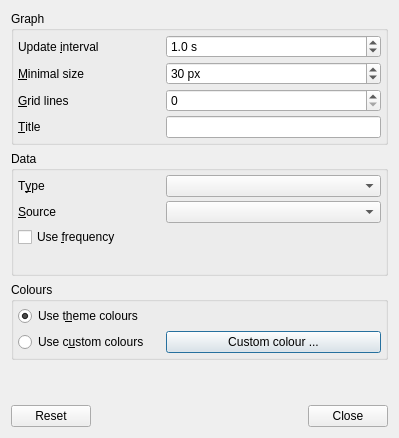
<?xml version="1.0" encoding="UTF-8"?>
<ui version="4.0">
 <class>LXQtSysStatConfiguration</class>
 <widget class="QDialog" name="LXQtSysStatConfiguration">
  <property name="geometry">
   <rect>
    <x>0</x>
    <y>0</y>
    <width>399</width>
    <height>438</height>
   </rect>
  </property>
  <property name="windowTitle">
   <string>System Statistics Settings</string>
  </property>
  <layout class="QVBoxLayout" name="verticalLayout">
   <item>
    <layout class="QVBoxLayout" name="verticalLayout_2">
     <item>
      <widget class="QGroupBox" name="graphGB">
       <property name="title">
        <string>Graph</string>
       </property>
       <layout class="QGridLayout" name="gridLayout_3" columnstretch="2,3">
        <property name="margin">
         <number>4</number>
        </property>
        <property name="spacing">
         <number>4</number>
        </property>
        <item row="1" column="0">
         <widget class="QLabel" name="sizeL">
          <property name="text">
           <string>&amp;Minimal size</string>
          </property>
          <property name="buddy">
           <cstring>sizeSB</cstring>
          </property>
         </widget>
        </item>
        <item row="0" column="0">
         <widget class="QLabel" name="intervalL">
          <property name="text">
           <string>Update &amp;interval</string>
          </property>
          <property name="buddy">
           <cstring>intervalSB</cstring>
          </property>
         </widget>
        </item>
        <item row="3" column="0">
         <widget class="QLabel" name="titleL">
          <property name="text">
           <string>&amp;Title</string>
          </property>
          <property name="buddy">
           <cstring>titleLE</cstring>
          </property>
         </widget>
        </item>
        <item row="2" column="0">
         <widget class="QLabel" name="linesL">
          <property name="text">
           <string>&amp;Grid lines</string>
          </property>
          <property name="buddy">
           <cstring>linesSB</cstring>
          </property>
         </widget>
        </item>
        <item row="3" column="1">
         <widget class="QLineEdit" name="titleLE"/>
        </item>
        <item row="2" column="1">
         <widget class="QSpinBox" name="linesSB"/>
        </item>
        <item row="1" column="1">
         <widget class="QSpinBox" name="sizeSB">
          <property name="toolTip">
           <string>&lt;html&gt;&lt;head/&gt;&lt;body&gt;&lt;p&gt;Minimal width if the panel is horizontal.&lt;/p&gt;&lt;p&gt;Minimal height is the panel is vertical.&lt;/p&gt;&lt;/body&gt;&lt;/html&gt;</string>
          </property>
          <property name="suffix">
           <string> px</string>
          </property>
          <property name="minimum">
           <number>2</number>
          </property>
          <property name="maximum">
           <number>500</number>
          </property>
          <property name="value">
           <number>30</number>
          </property>
         </widget>
        </item>
        <item row="0" column="1">
         <widget class="QDoubleSpinBox" name="intervalSB">
          <property name="suffix">
           <string> s</string>
          </property>
          <property name="decimals">
           <number>1</number>
          </property>
          <property name="minimum">
           <double>0.100000000000000</double>
          </property>
          <property name="maximum">
           <double>60.000000000000000</double>
          </property>
          <property name="singleStep">
           <double>0.250000000000000</double>
          </property>
          <property name="value">
           <double>1.000000000000000</double>
          </property>
         </widget>
        </item>
       </layout>
      </widget>
     </item>
     <item>
      <widget class="QGroupBox" name="dataGB">
       <property name="title">
        <string>Data</string>
       </property>
       <layout class="QGridLayout" name="gridLayout_4" columnstretch="2,3">
        <property name="margin">
         <number>4</number>
        </property>
        <property name="spacing">
         <number>4</number>
        </property>
        <item row="2" column="0" colspan="2">
         <widget class="QStackedWidget" name="dataSW">
          <property name="currentIndex">
           <number>0</number>
          </property>
          <widget class="QWidget" name="cpuP">
           <layout class="QVBoxLayout" name="verticalLayout_4">
            <property name="spacing">
             <number>0</number>
            </property>
            <property name="margin">
             <number>0</number>
            </property>
            <item>
             <widget class="QCheckBox" name="useFrequencyCB">
              <property name="text">
               <string>Use &amp;frequency</string>
              </property>
             </widget>
            </item>
            <item>
             <spacer name="verticalSpacer">
              <property name="orientation">
               <enum>Qt::Vertical</enum>
              </property>
              <property name="sizeHint" stdset="0">
               <size>
                <width>0</width>
                <height>0</height>
               </size>
              </property>
             </spacer>
            </item>
           </layout>
          </widget>
          <widget class="QWidget" name="memP">
           <layout class="QVBoxLayout" name="verticalLayout_6">
            <property name="spacing">
             <number>0</number>
            </property>
            <property name="margin">
             <number>0</number>
            </property>
            <item>
             <spacer name="verticalSpacer_4">
              <property name="orientation">
               <enum>Qt::Vertical</enum>
              </property>
              <property name="sizeHint" stdset="0">
               <size>
                <width>0</width>
                <height>0</height>
               </size>
              </property>
             </spacer>
            </item>
           </layout>
          </widget>
          <widget class="QWidget" name="netP">
           <layout class="QVBoxLayout" name="verticalLayout_8">
            <property name="spacing">
             <number>0</number>
            </property>
            <property name="margin">
             <number>0</number>
            </property>
            <item>
             <layout class="QGridLayout" name="gridLayout" columnstretch="2,3">
              <property name="spacing">
               <number>4</number>
              </property>
              <item row="0" column="0">
               <widget class="QLabel" name="maximumL">
                <property name="text">
                 <string>Ma&amp;ximum</string>
                </property>
                <property name="buddy">
                 <cstring>maximumHS</cstring>
                </property>
               </widget>
              </item>
              <item row="0" column="1">
               <layout class="QHBoxLayout" name="horizontalLayout_17" stretch="2,3">
                <property name="spacing">
                 <number>4</number>
                </property>
                <item>
                 <widget class="QLabel" name="maximumValueL">
                  <property name="text">
                   <string>XXX KBs</string>
                  </property>
                 </widget>
                </item>
                <item>
                 <widget class="QSlider" name="maximumHS">
                  <property name="maximum">
                   <number>39</number>
                  </property>
                  <property name="orientation">
                   <enum>Qt::Horizontal</enum>
                  </property>
                 </widget>
                </item>
               </layout>
              </item>
              <item row="1" column="0">
               <widget class="QCheckBox" name="logarithmicCB">
                <property name="text">
                 <string>Lo&amp;garithmic scale</string>
                </property>
               </widget>
              </item>
              <item row="1" column="1">
               <widget class="QSpinBox" name="logScaleSB">
                <property name="suffix">
                 <string> steps</string>
                </property>
                <property name="minimum">
                 <number>1</number>
                </property>
                <property name="maximum">
                 <number>64</number>
                </property>
                <property name="value">
                 <number>4</number>
                </property>
               </widget>
              </item>
             </layout>
            </item>
            <item>
             <spacer name="verticalSpacer_6">
              <property name="orientation">
               <enum>Qt::Vertical</enum>
              </property>
              <property name="sizeHint" stdset="0">
               <size>
                <width>0</width>
                <height>0</height>
               </size>
              </property>
             </spacer>
            </item>
           </layout>
          </widget>
         </widget>
        </item>
        <item row="0" column="1">
         <widget class="QComboBox" name="typeCOB" />
        </item>
        <item row="1" column="0">
         <widget class="QLabel" name="sourceL">
          <property name="text">
           <string>&amp;Source</string>
          </property>
          <property name="buddy">
           <cstring>sourceCOB</cstring>
          </property>
         </widget>
        </item>
        <item row="0" column="0">
         <widget class="QLabel" name="typeL">
          <property name="text">
           <string>T&amp;ype</string>
          </property>
          <property name="buddy">
           <cstring>typeCOB</cstring>
          </property>
         </widget>
        </item>
        <item row="1" column="1">
         <widget class="QComboBox" name="sourceCOB"/>
        </item>
       </layout>
      </widget>
     </item>
     <item>
      <widget class="QGroupBox" name="coloursGB">
       <property name="title">
        <string>Colours</string>
       </property>
       <layout class="QGridLayout" name="gridLayout_8" columnstretch="2,3">
        <property name="horizontalSpacing">
         <number>4</number>
        </property>
        <property name="verticalSpacing">
         <number>5</number>
        </property>
        <property name="margin">
         <number>4</number>
        </property>
        <item row="0" column="0">
         <widget class="QRadioButton" name="useThemeColoursRB">
          <property name="text">
           <string>Use t&amp;heme colours</string>
          </property>
          <property name="checked">
           <bool>true</bool>
          </property>
         </widget>
        </item>
        <item row="1" column="0">
         <widget class="QRadioButton" name="useCustomColoursRB">
          <property name="text">
           <string>Use c&amp;ustom colours</string>
          </property>
         </widget>
        </item>
        <item row="1" column="1">
         <widget class="QPushButton" name="customColoursB">
          <property name="text">
           <string>Custom colour ...</string>
          </property>
         </widget>
        </item>
       </layout>
      </widget>
     </item>
     <item>
      <spacer name="verticalSpacer_2">
       <property name="orientation">
        <enum>Qt::Vertical</enum>
       </property>
       <property name="sizeHint" stdset="0">
        <size>
         <width>0</width>
         <height>0</height>
        </size>
       </property>
      </spacer>
     </item>
    </layout>
   </item>
   <item>
    <widget class="QDialogButtonBox" name="buttons">
     <property name="orientation">
      <enum>Qt::Horizontal</enum>
     </property>
     <property name="standardButtons">
      <set>QDialogButtonBox::Close|QDialogButtonBox::Reset</set>
     </property>
    </widget>
   </item>
  </layout>
 </widget>
 <tabstops>
  <tabstop>intervalSB</tabstop>
  <tabstop>sizeSB</tabstop>
  <tabstop>linesSB</tabstop>
  <tabstop>titleLE</tabstop>
  <tabstop>typeCOB</tabstop>
  <tabstop>sourceCOB</tabstop>
  <tabstop>useFrequencyCB</tabstop>
  <tabstop>maximumHS</tabstop>
  <tabstop>logarithmicCB</tabstop>
  <tabstop>logScaleSB</tabstop>
  <tabstop>useThemeColoursRB</tabstop>
  <tabstop>useCustomColoursRB</tabstop>
  <tabstop>customColoursB</tabstop>
  <tabstop>buttons</tabstop>
 </tabstops>
 <resources/>
 <connections>
  <connection>
   <sender>buttons</sender>
   <signal>accepted()</signal>
   <receiver>LXQtSysStatConfiguration</receiver>
   <slot>accept()</slot>
   <hints>
    <hint type="sourcelabel">
     <x>95</x>
     <y>433</y>
    </hint>
    <hint type="destinationlabel">
     <x>97</x>
     <y>295</y>
    </hint>
   </hints>
  </connection>
  <connection>
   <sender>buttons</sender>
   <signal>rejected()</signal>
   <receiver>LXQtSysStatConfiguration</receiver>
   <slot>reject()</slot>
   <hints>
    <hint type="sourcelabel">
     <x>76</x>
     <y>433</y>
    </hint>
    <hint type="destinationlabel">
     <x>62</x>
     <y>296</y>
    </hint>
   </hints>
  </connection>
  <connection>
   <sender>typeCOB</sender>
   <signal>currentIndexChanged(int)</signal>
   <receiver>dataSW</receiver>
   <slot>setCurrentIndex(int)</slot>
   <hints>
    <hint type="sourcelabel">
     <x>386</x>
     <y>203</y>
    </hint>
    <hint type="destinationlabel">
     <x>342</x>
     <y>264</y>
    </hint>
   </hints>
  </connection>
  <connection>
   <sender>useCustomColoursRB</sender>
   <signal>toggled(bool)</signal>
   <receiver>customColoursB</receiver>
   <slot>setEnabled(bool)</slot>
   <hints>
    <hint type="sourcelabel">
     <x>132</x>
     <y>366</y>
    </hint>
    <hint type="destinationlabel">
     <x>240</x>
     <y>365</y>
    </hint>
   </hints>
  </connection>
 </connections>
</ui>
